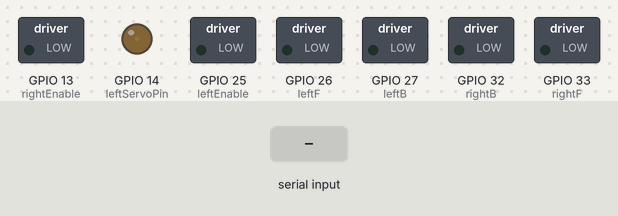
Bench run of a sketch on a simulated ESP32. Parts: switched loads named in the sketch (green lamp = pin HIGH), output pins drawn as LEDs (lit = HIGH). Inputs (shaded band) come from the test bench. What the sketch prints to the serial monitor is not drawn.

Above: at 1.2 s.
1.3 s: "left,1\n" received over Serial
At 1.42 s:
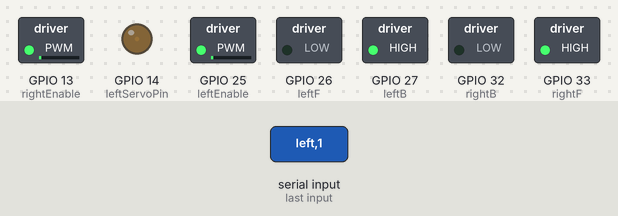
3.0 s: "left,150\n" received over Serial
At 4.4 s:
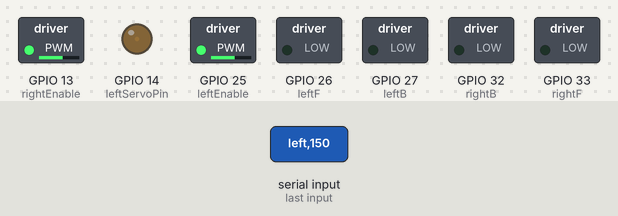
4.7 s: "right,1\n" received over Serial
At 4.82 s:
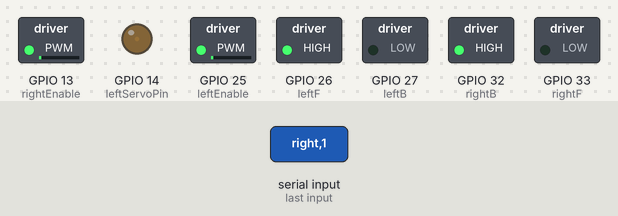
6.4 s: "right,150\n" received over Serial
At 6.52 s:
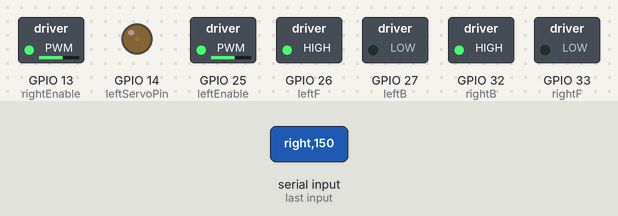
8.1 s: "ahead,1\n" received over Serial
At 8.8 s:
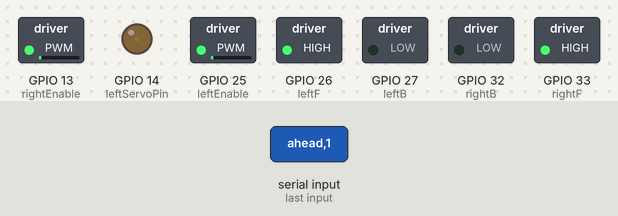
9.6 s: "ahead,150\n" received over Serial
At 9.9 s:
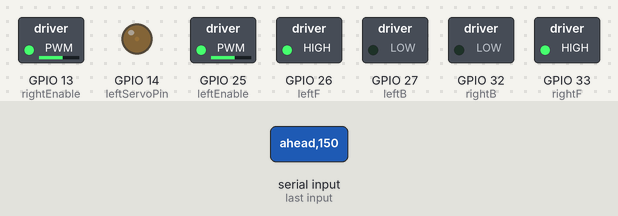
Timing chart, 0 to 12.1 s (numbered marks = the images above; inputs shaded):
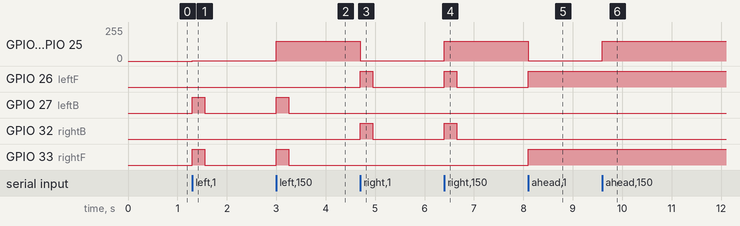

The sketch:

motor_esp32.ino
```cpp
#include <ESP32Servo.h>

const int leftB = 27;
const int leftF = 26;
const int leftEnable = 25;

const int rightB = 32;
const int rightF = 33;
const int rightEnable = 13;

//Servo leftServo;
int leftServoPin = 14;


// setting PWM properties
const int freq = 50;
const int leftMotor = 2;
const int rightMotor = 0;

const int servo = 4;

const int servoOpened = 5;
const int servoClosed = 30;


const int resolution = 8;

#define TURNING_TIME "250"
#define STOP_TIME 100

#define DEFAULT_SPEED "120"

void setup(){
    // Allow allocation of all timers
  ESP32PWM::allocateTimer(0);
  ESP32PWM::allocateTimer(1);
  ESP32PWM::allocateTimer(2);
  ESP32PWM::allocateTimer(3);

  pinMode(leftF, OUTPUT);
  pinMode(leftB, OUTPUT);
  pinMode(leftEnable, OUTPUT);

  pinMode(rightF, OUTPUT);
  pinMode(rightB, OUTPUT);
  pinMode(rightEnable, OUTPUT);

  // configure LED PWM functionalitites
  ledcSetup(leftMotor, freq, resolution);
  ledcSetup(rightMotor, freq, resolution);

  // attach the channel to the GPIO to be controlled
  ledcAttachPin(leftEnable, leftMotor);
  ledcAttachPin(rightEnable, rightMotor);

  ledcSetup(servo, freq, resolution);
  ledcAttachPin(leftServoPin, servo);
//  leftServo.setPeriodHertz(50);    // standard 50 hz servo
//  leftServo.attach(leftServoPin, 500, 2400);
//
  ledcWrite(servo, servoOpened);
  Serial.begin(115200);
}


void allStop() {
  digitalWrite(leftF, 0);
  digitalWrite(leftB, 0);
  digitalWrite(rightF, 0);
  digitalWrite(rightB, 0);
}

void loop(){
  if(Serial.available()){
    String full_command = Serial.readStringUntil('\n');
    int i1 = full_command.indexOf(',');
    int i2 = full_command.indexOf(',', i1+1);
    String cmd_arg = DEFAULT_SPEED;
    String cmd_arg2 = TURNING_TIME;
    String command = full_command;
    if (i1 > 0) {
      command= full_command.substring(0, i1);
      if (i2 > 0) {
        cmd_arg = full_command.substring(i1+1, i2);
        cmd_arg2 =  full_command.substring(i2+1);

      } else {
        cmd_arg = full_command.substring(i1+1);
      }
    }
    int turningSpeed = cmd_arg.toInt();
    int turningTime = cmd_arg2.toInt();

    Serial.printf("Command received %s, arg1=%s, arg2=%s \n", command, cmd_arg, cmd_arg2);
    if (command.equals("left")) {
      allStop();
      digitalWrite(leftB, HIGH);
      digitalWrite(rightF, HIGH);
      ledcWrite(leftMotor, turningSpeed);
      ledcWrite(rightMotor, turningSpeed);
      delay(turningTime);
      allStop();
      delay(STOP_TIME);
    } else if (command.equals("right")) {
      allStop();
      digitalWrite(leftF, HIGH);
      digitalWrite(rightB, HIGH);
      ledcWrite(leftMotor, turningSpeed);
      ledcWrite(rightMotor, turningSpeed);
      delay(turningTime);
      allStop();
      delay(STOP_TIME);
    } else if (command.equals("stop")) {
      allStop();
    } else if (command.equals("ahead")) {
      allStop();
      digitalWrite(leftF, HIGH);
      digitalWrite(rightF, HIGH);
      ledcWrite(leftMotor, turningSpeed);
      ledcWrite(rightMotor, turningSpeed);
    } else if (command.equals("open_gate")) {
      ledcWrite(servo, servoOpened);
    } else if (command.equals("close_gate")) {
      ledcWrite(servo, servoClosed);
//       leftServo.write(leftServoClosed);
    }
  }


}
```

Measured:
- after the input at 1.3 s, GPIO 13 (rightEnable), GPIO 25 (leftEnable): 0/255 → 1/255 at once; GPIO 27 (leftB), GPIO 33 (rightF): LOW → HIGH at once, → LOW 0.25 s later
- after the input at 3.0 s, GPIO 13 (rightEnable), GPIO 25 (leftEnable): 1/255 → 149/255 at once; GPIO 27 (leftB), GPIO 33 (rightF): LOW → HIGH at once, → LOW 0.25 s later
- after the input at 4.7 s, GPIO 13 (rightEnable), GPIO 25 (leftEnable): 149/255 → 1/255 at once; GPIO 26 (leftF), GPIO 32 (rightB): LOW → HIGH at once, → LOW 0.25 s later
- after the input at 6.4 s, GPIO 13 (rightEnable), GPIO 25 (leftEnable): 1/255 → 149/255 at once; GPIO 26 (leftF), GPIO 32 (rightB): LOW → HIGH at once, → LOW 0.25 s later
- after the input at 8.1 s, GPIO 13 (rightEnable), GPIO 25 (leftEnable): 149/255 → 1/255 at once; GPIO 26 (leftF), GPIO 33 (rightF): LOW → HIGH at once
- after the input at 9.6 s, GPIO 13 (rightEnable), GPIO 25 (leftEnable): 1/255 → 149/255 at once
